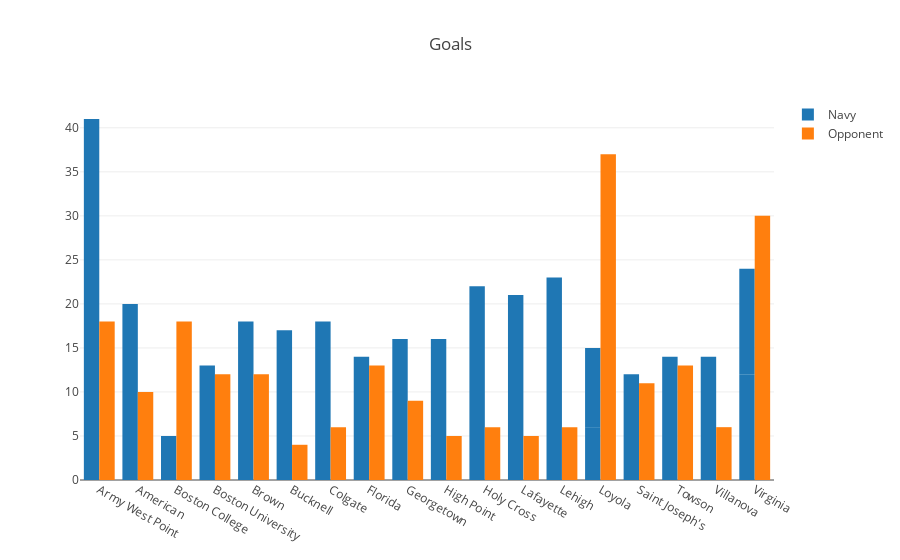

Here is the notebook cell this chart was saved with:
### Code cell
data = [trace1, trace2]
layout = go.Layout(title='Goals',barmode='group')
fig = go.Figure(data=data, layout=layout)
iplot(fig, filename='grouped-bar')

### Figure 1 — Plotly figure (JSON) as saved in the notebook; plotly's stock layout.template omitted (floating-point values rounded to 4 significant figures)
{"data": [{"name": "Navy", "type": "bar", "uid": "7ce07b1f-6a62-442f-ad42-2c89d3c07405", "x": ["Army West Point", "Army West Point", "American", "Boston College", "Boston University", "Brown", "Bucknell", "Colgate", "Florida", "Georgetown", "High Point ", "Holy Cross", "Lafayette", "Lehigh", "Loyola", "Loyola", "Saint Joseph's", "Towson", "Villanova", "Virginia ", "Virginia "], "y": [20, 21, 20, 5, 13, 18, 17, 18, 14, 16, 16, 22, 21, 23, 6, 9, 12, 14, 14, 12, 12]}, {"name": "Opponent", "type": "bar", "uid": "26fa3f75-c8ce-4086-bd65-506416fb6a6c", "x": ["Army West Point", "Army West Point", "American", "Boston College", "Boston University", "Brown", "Bucknell", "Colgate", "Florida", "Georgetown", "High Point ", "Holy Cross", "Lafayette", "Lehigh", "Loyola", "Loyola", "Saint Joseph's", "Towson", "Villanova", "Virginia ", "Virginia "], "y": [10, 8, 10, 18, 12, 12, 4, 6, 13, 9, 5, 6, 5, 6, 16, 21, 11, 13, 6, 15, 15]}], "layout": {"barmode": "group", "title": {"text": "Goals"}}}
